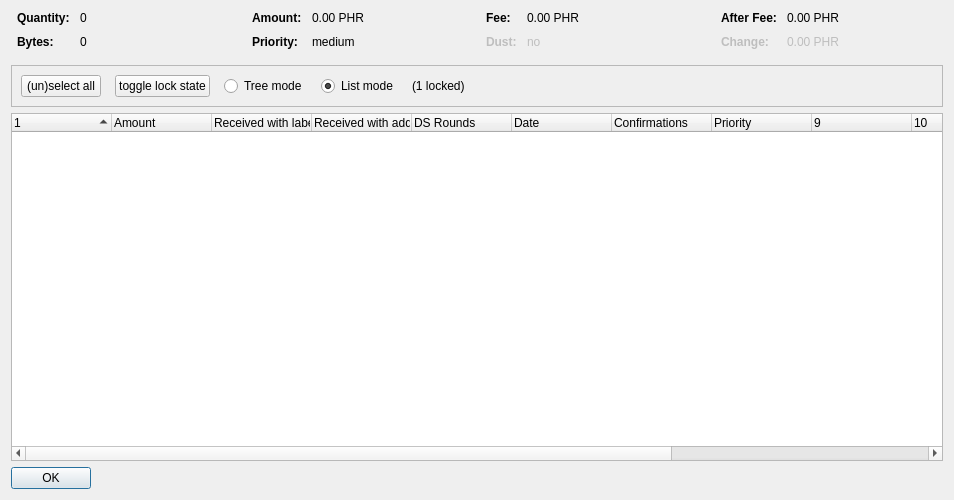
<?xml version="1.0" encoding="UTF-8"?>
<ui version="4.0">
 <class>CoinControlDialog</class>
 <widget class="QDialog" name="CoinControlDialog">
  <property name="geometry">
   <rect>
    <x>0</x>
    <y>0</y>
    <width>954</width>
    <height>500</height>
   </rect>
  </property>
  <property name="windowTitle">
   <string>Coin Selection</string>
  </property>
  <layout class="QVBoxLayout" name="verticalLayout">
   <item>
    <layout class="QHBoxLayout" name="horizontalLayoutTop" stretch="0,0,0,0">
     <property name="topMargin">
      <number>0</number>
     </property>
     <property name="bottomMargin">
      <number>10</number>
     </property>
     <item>
      <layout class="QFormLayout" name="formLayoutCoinControl1">
       <property name="horizontalSpacing">
        <number>10</number>
       </property>
       <property name="verticalSpacing">
        <number>10</number>
       </property>
       <property name="leftMargin">
        <number>6</number>
       </property>
       <property name="rightMargin">
        <number>6</number>
       </property>
       <item row="0" column="0">
        <widget class="QLabel" name="labelCoinControlQuantityText">
         <property name="font">
          <font>
           <weight>75</weight>
           <bold>true</bold>
          </font>
         </property>
         <property name="text">
          <string>Quantity:</string>
         </property>
        </widget>
       </item>
       <item row="0" column="1">
        <widget class="QLabel" name="labelCoinControlQuantity">
         <property name="cursor">
          <cursorShape>IBeamCursor</cursorShape>
         </property>
         <property name="contextMenuPolicy">
          <enum>Qt::ActionsContextMenu</enum>
         </property>
         <property name="text">
          <string notr="true">0</string>
         </property>
         <property name="textInteractionFlags">
          <set>Qt::LinksAccessibleByMouse|Qt::TextSelectableByKeyboard|Qt::TextSelectableByMouse</set>
         </property>
        </widget>
       </item>
       <item row="1" column="0">
        <widget class="QLabel" name="labelCoinControlBytesText">
         <property name="font">
          <font>
           <weight>75</weight>
           <bold>true</bold>
          </font>
         </property>
         <property name="text">
          <string>Bytes:</string>
         </property>
        </widget>
       </item>
       <item row="1" column="1">
        <widget class="QLabel" name="labelCoinControlBytes">
         <property name="cursor">
          <cursorShape>IBeamCursor</cursorShape>
         </property>
         <property name="contextMenuPolicy">
          <enum>Qt::ActionsContextMenu</enum>
         </property>
         <property name="text">
          <string notr="true">0</string>
         </property>
         <property name="textInteractionFlags">
          <set>Qt::LinksAccessibleByMouse|Qt::TextSelectableByKeyboard|Qt::TextSelectableByMouse</set>
         </property>
        </widget>
       </item>
      </layout>
     </item>
     <item>
      <layout class="QFormLayout" name="formLayoutCoinControl2">
       <property name="horizontalSpacing">
        <number>10</number>
       </property>
       <property name="verticalSpacing">
        <number>10</number>
       </property>
       <property name="leftMargin">
        <number>6</number>
       </property>
       <property name="rightMargin">
        <number>6</number>
       </property>
       <item row="0" column="0">
        <widget class="QLabel" name="labelCoinControlAmountText">
         <property name="font">
          <font>
           <weight>75</weight>
           <bold>true</bold>
          </font>
         </property>
         <property name="text">
          <string>Amount:</string>
         </property>
        </widget>
       </item>
       <item row="0" column="1">
        <widget class="QLabel" name="labelCoinControlAmount">
         <property name="cursor">
          <cursorShape>IBeamCursor</cursorShape>
         </property>
         <property name="contextMenuPolicy">
          <enum>Qt::ActionsContextMenu</enum>
         </property>
         <property name="text">
          <string notr="true">0.00 PHR</string>
         </property>
         <property name="textInteractionFlags">
          <set>Qt::LinksAccessibleByMouse|Qt::TextSelectableByKeyboard|Qt::TextSelectableByMouse</set>
         </property>
        </widget>
       </item>
       <item row="1" column="0">
        <widget class="QLabel" name="labelCoinControlPriorityText">
         <property name="font">
          <font>
           <weight>75</weight>
           <bold>true</bold>
          </font>
         </property>
         <property name="text">
          <string>Priority:</string>
         </property>
        </widget>
       </item>
       <item row="1" column="1">
        <widget class="QLabel" name="labelCoinControlPriority">
         <property name="cursor">
          <cursorShape>IBeamCursor</cursorShape>
         </property>
         <property name="contextMenuPolicy">
          <enum>Qt::ActionsContextMenu</enum>
         </property>
         <property name="text">
          <string>medium</string>
         </property>
         <property name="textInteractionFlags">
          <set>Qt::LinksAccessibleByMouse|Qt::TextSelectableByKeyboard|Qt::TextSelectableByMouse</set>
         </property>
        </widget>
       </item>
      </layout>
     </item>
     <item>
      <layout class="QFormLayout" name="formLayoutCoinControl3">
       <property name="horizontalSpacing">
        <number>10</number>
       </property>
       <property name="verticalSpacing">
        <number>10</number>
       </property>
       <property name="leftMargin">
        <number>6</number>
       </property>
       <property name="rightMargin">
        <number>6</number>
       </property>
       <item row="0" column="0">
        <widget class="QLabel" name="labelCoinControlFeeText">
         <property name="font">
          <font>
           <weight>75</weight>
           <bold>true</bold>
          </font>
         </property>
         <property name="text">
          <string>Fee:</string>
         </property>
        </widget>
       </item>
       <item row="0" column="1">
        <widget class="QLabel" name="labelCoinControlFee">
         <property name="cursor">
          <cursorShape>IBeamCursor</cursorShape>
         </property>
         <property name="contextMenuPolicy">
          <enum>Qt::ActionsContextMenu</enum>
         </property>
         <property name="text">
          <string notr="true">0.00 PHR</string>
         </property>
         <property name="textInteractionFlags">
          <set>Qt::LinksAccessibleByMouse|Qt::TextSelectableByKeyboard|Qt::TextSelectableByMouse</set>
         </property>
        </widget>
       </item>
       <item row="1" column="0">
        <widget class="QLabel" name="labelCoinControlLowOutputText">
         <property name="enabled">
          <bool>false</bool>
         </property>
         <property name="font">
          <font>
           <weight>75</weight>
           <bold>true</bold>
          </font>
         </property>
         <property name="text">
          <string>Dust:</string>
         </property>
        </widget>
       </item>
       <item row="1" column="1">
        <widget class="QLabel" name="labelCoinControlLowOutput">
         <property name="enabled">
          <bool>false</bool>
         </property>
         <property name="cursor">
          <cursorShape>IBeamCursor</cursorShape>
         </property>
         <property name="contextMenuPolicy">
          <enum>Qt::ActionsContextMenu</enum>
         </property>
         <property name="text">
          <string>no</string>
         </property>
         <property name="textInteractionFlags">
          <set>Qt::LinksAccessibleByMouse|Qt::TextSelectableByKeyboard|Qt::TextSelectableByMouse</set>
         </property>
        </widget>
       </item>
      </layout>
     </item>
     <item>
      <layout class="QFormLayout" name="formLayoutCoinControl4">
       <property name="horizontalSpacing">
        <number>10</number>
       </property>
       <property name="verticalSpacing">
        <number>10</number>
       </property>
       <property name="leftMargin">
        <number>6</number>
       </property>
       <property name="rightMargin">
        <number>6</number>
       </property>
       <item row="0" column="0">
        <widget class="QLabel" name="labelCoinControlAfterFeeText">
         <property name="font">
          <font>
           <weight>75</weight>
           <bold>true</bold>
          </font>
         </property>
         <property name="text">
          <string>After Fee:</string>
         </property>
        </widget>
       </item>
       <item row="0" column="1">
        <widget class="QLabel" name="labelCoinControlAfterFee">
         <property name="cursor">
          <cursorShape>IBeamCursor</cursorShape>
         </property>
         <property name="contextMenuPolicy">
          <enum>Qt::ActionsContextMenu</enum>
         </property>
         <property name="text">
          <string notr="true">0.00 PHR</string>
         </property>
         <property name="textInteractionFlags">
          <set>Qt::LinksAccessibleByMouse|Qt::TextSelectableByKeyboard|Qt::TextSelectableByMouse</set>
         </property>
        </widget>
       </item>
       <item row="1" column="0">
        <widget class="QLabel" name="labelCoinControlChangeText">
         <property name="enabled">
          <bool>false</bool>
         </property>
         <property name="font">
          <font>
           <weight>75</weight>
           <bold>true</bold>
          </font>
         </property>
         <property name="text">
          <string>Change:</string>
         </property>
        </widget>
       </item>
       <item row="1" column="1">
        <widget class="QLabel" name="labelCoinControlChange">
         <property name="enabled">
          <bool>false</bool>
         </property>
         <property name="cursor">
          <cursorShape>IBeamCursor</cursorShape>
         </property>
         <property name="contextMenuPolicy">
          <enum>Qt::ActionsContextMenu</enum>
         </property>
         <property name="text">
          <string notr="true">0.00 PHR</string>
         </property>
         <property name="textInteractionFlags">
          <set>Qt::LinksAccessibleByMouse|Qt::TextSelectableByKeyboard|Qt::TextSelectableByMouse</set>
         </property>
        </widget>
       </item>
      </layout>
     </item>
    </layout>
   </item>
   <item>
    <widget class="QFrame" name="frame">
     <property name="minimumSize">
      <size>
       <width>0</width>
       <height>40</height>
      </size>
     </property>
     <property name="frameShape">
      <enum>QFrame::StyledPanel</enum>
     </property>
     <property name="frameShadow">
      <enum>QFrame::Sunken</enum>
     </property>
     <layout class="QHBoxLayout" name="horizontalLayout">
      <item>
       <layout class="QHBoxLayout" name="horizontalLayoutPanel" stretch="0,0,0,0,0,0">
        <property name="spacing">
         <number>14</number>
        </property>
        <item>
         <widget class="QPushButton" name="pushButtonSelectAll">
          <property name="sizePolicy">
           <sizepolicy hsizetype="Maximum" vsizetype="Fixed">
            <horstretch>0</horstretch>
            <verstretch>0</verstretch>
           </sizepolicy>
          </property>
          <property name="text">
           <string>(un)select all</string>
          </property>
          <property name="autoDefault">
           <bool>false</bool>
          </property>
         </widget>
        </item>
        <item>
         <widget class="QPushButton" name="pushButtonToggleLock">
          <property name="sizePolicy">
           <sizepolicy hsizetype="Maximum" vsizetype="Fixed">
            <horstretch>0</horstretch>
            <verstretch>0</verstretch>
           </sizepolicy>
          </property>
          <property name="text">
           <string>toggle lock state</string>
          </property>
          <property name="autoDefault">
           <bool>false</bool>
          </property>
         </widget>
        </item>
        <item>
         <widget class="QRadioButton" name="radioTreeMode">
          <property name="sizePolicy">
           <sizepolicy hsizetype="Maximum" vsizetype="Fixed">
            <horstretch>0</horstretch>
            <verstretch>0</verstretch>
           </sizepolicy>
          </property>
          <property name="text">
           <string>Tree mode</string>
          </property>
         </widget>
        </item>
        <item>
         <widget class="QRadioButton" name="radioListMode">
          <property name="sizePolicy">
           <sizepolicy hsizetype="Maximum" vsizetype="Fixed">
            <horstretch>0</horstretch>
            <verstretch>0</verstretch>
           </sizepolicy>
          </property>
          <property name="text">
           <string>List mode</string>
          </property>
          <property name="checked">
           <bool>true</bool>
          </property>
         </widget>
        </item>
        <item>
         <widget class="QLabel" name="labelLocked">
          <property name="text">
           <string>(1 locked)</string>
          </property>
         </widget>
        </item>
        <item>
         <spacer name="horizontalSpacer">
          <property name="orientation">
           <enum>Qt::Horizontal</enum>
          </property>
          <property name="sizeHint" stdset="0">
           <size>
            <width>40</width>
            <height>20</height>
           </size>
          </property>
         </spacer>
        </item>
       </layout>
      </item>
     </layout>
    </widget>
   </item>
   <item>
    <widget class="CoinControlTreeWidget" name="treeWidget">
     <property name="contextMenuPolicy">
      <enum>Qt::CustomContextMenu</enum>
     </property>
     <property name="sortingEnabled">
      <bool>false</bool>
     </property>
     <property name="columnCount">
      <number>13</number>
     </property>
     <attribute name="headerShowSortIndicator" stdset="0">
      <bool>true</bool>
     </attribute>
     <attribute name="headerStretchLastSection">
      <bool>false</bool>
     </attribute>
     <column>
      <property name="text">
       <string/>
      </property>
     </column>
     <column>
      <property name="text">
       <string>Amount</string>
      </property>
     </column>
     <column>
      <property name="text">
       <string>Received with label</string>
      </property>
     </column>
     <column>
      <property name="text">
       <string>Received with address</string>
      </property>
     </column>
     <column>
      <property name="text">
       <string>DS Rounds</string>
      </property>
     </column>
     <column>
      <property name="text">
       <string>Date</string>
      </property>
     </column>
     <column>
      <property name="text">
       <string>Confirmations</string>
      </property>
      <property name="toolTip">
       <string>Confirmed</string>
      </property>
     </column>
     <column>
      <property name="text">
       <string>Priority</string>
      </property>
     </column>
     <column>
      <property name="text">
       <string/>
      </property>
     </column>
     <column>
      <property name="text">
       <string/>
      </property>
     </column>
     <column>
      <property name="text">
       <string/>
      </property>
     </column>
     <column>
      <property name="text">
       <string/>
      </property>
     </column>
     <column>
      <property name="text">
       <string/>
      </property>
     </column>
    </widget>
   </item>
   <item>
    <widget class="QDialogButtonBox" name="buttonBox">
     <property name="sizePolicy">
      <sizepolicy hsizetype="Maximum" vsizetype="Fixed">
       <horstretch>0</horstretch>
       <verstretch>0</verstretch>
      </sizepolicy>
     </property>
     <property name="orientation">
      <enum>Qt::Horizontal</enum>
     </property>
     <property name="standardButtons">
      <set>QDialogButtonBox::Ok</set>
     </property>
    </widget>
   </item>
  </layout>
 </widget>
 <customwidgets>
  <customwidget>
   <class>CoinControlTreeWidget</class>
   <extends>QTreeWidget</extends>
   <header>coincontroltreewidget.h</header>
  </customwidget>
 </customwidgets>
 <resources/>
 <connections/>
</ui>
